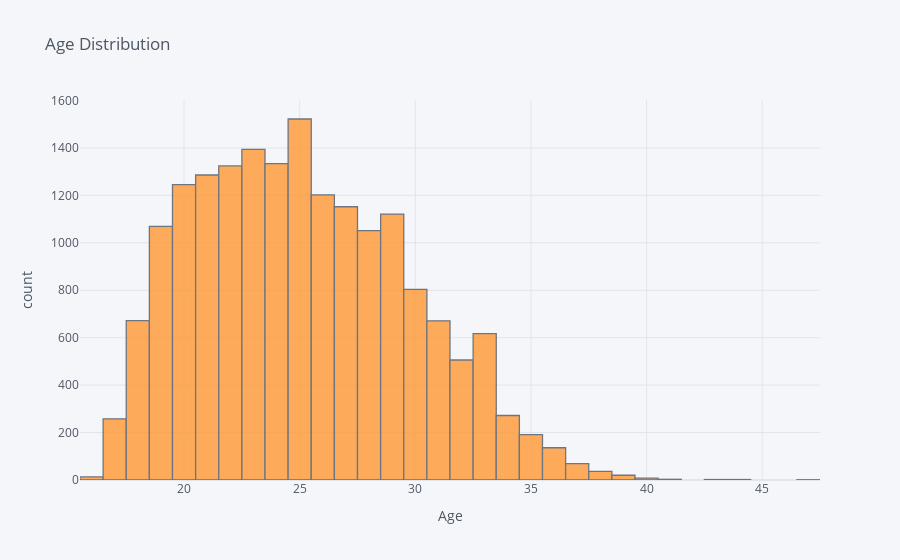

The cell this chart's notebook holds for it:
### Code cell
df['Age'].iplot(kind='hist', xTitle='Age',
                   yTitle='count', title='Age Distribution')

### Figure 1 — Plotly figure (JSON) as saved in the notebook; plotly's stock layout.template omitted (floating-point values rounded to 4 significant figures; data arrays with more than 128 entries replaced by an {"elided": "..."} marker saying what was removed)
{"data": [{"histfunc": "count", "histnorm": "", "marker": {"color": "rgba(255, 153, 51, 1.0)", "line": {"color": "#4D5663", "width": 1.3}}, "name": "Age", "opacity": 0.8, "orientation": "v", "type": "histogram", "x": {"elided": "17981 int values"}}], "layout": {"barmode": "overlay", "legend": {"bgcolor": "#F5F6F9", "font": {"color": "#4D5663"}}, "paper_bgcolor": "#F5F6F9", "plot_bgcolor": "#F5F6F9", "title": {"font": {"color": "#4D5663"}, "text": "Age Distribution"}, "xaxis": {"gridcolor": "#E1E5ED", "showgrid": true, "tickfont": {"color": "#4D5663"}, "title": {"font": {"color": "#4D5663"}, "text": "Age"}, "zerolinecolor": "#E1E5ED"}, "yaxis": {"gridcolor": "#E1E5ED", "showgrid": true, "tickfont": {"color": "#4D5663"}, "title": {"font": {"color": "#4D5663"}, "text": "count"}, "zerolinecolor": "#E1E5ED"}}}
